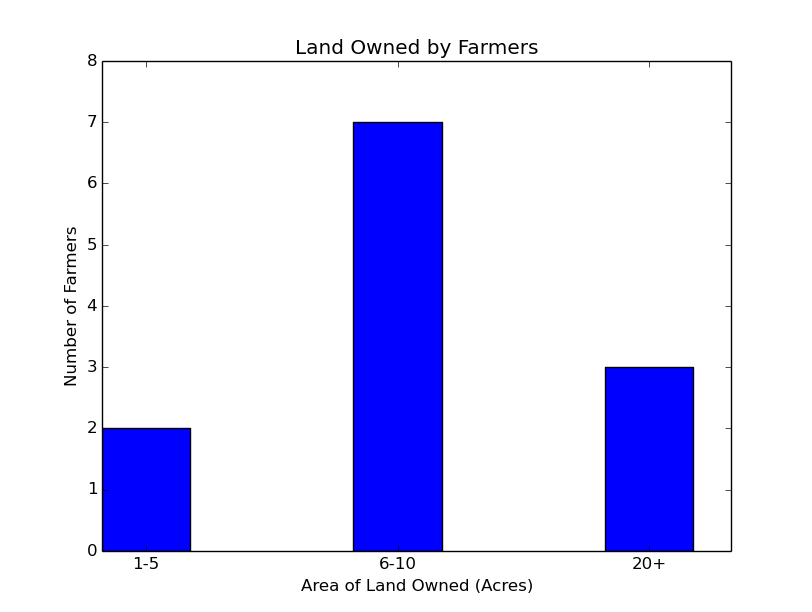

Reproduce this figure in Python.
import numpy as np
import matplotlib.pyplot as plt

#Graph 1

y = [2,7,3]
N = len(y)
x = range(N)
#width = 1/1.5
width = 0.35       # the width of the bars: can also be len(x) sequence
plt.bar(x, y, width, color="blue")

plt.xlabel('Area of Land Owned (Acres)')
plt.ylabel('Number of Farmers')
plt.title('Land Owned by Farmers')

plt.ylim([0,8])

ind = np.arange(N)    # the x locations for the groups

plt.xticks(ind+width/2., ('1-5','6-10','20+') )
    
plt.show()
